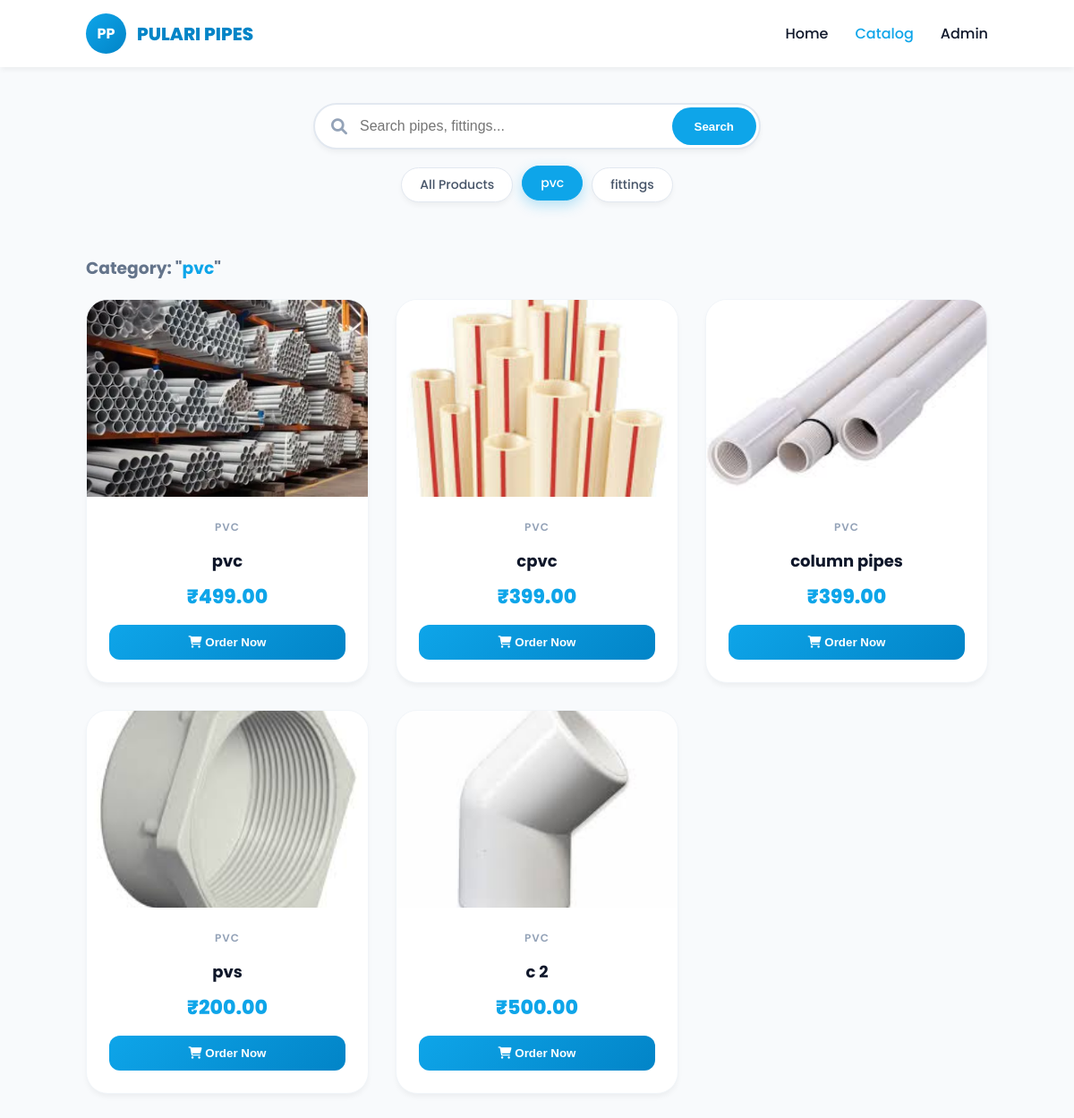
Page /product_page/?category=pvc on the committed database.
### products/models.py (models this page shows, shortened)
class Product(models.Model):
    name = models.CharField(max_length=255) # Pipe Name
    category = models.CharField(max_length=100) # PVC, CPVC, etc.
    price = models.DecimalField(max_digits=10, decimal_places=2)
    stock = models.IntegerField()
    description = models.TextField()
    image = models.ImageField(upload_to='pipes_images/') # Image store panna

### products/views.py (the view)
# urls.py: path('product_page/', views.product_page, name='product_page'),
def product_page(request):
    items = Product.objects.all()
    categories = Product.objects.values_list('category', flat=True).distinct()
    query = request.GET.get('q')
    if query:
        items = items.filter(name__icontains=query)
    category_filter = request.GET.get('category')
    if category_filter and category_filter != 'All':
        items = items.filter(category=category_filter)
    context = {
        'items': items,
        'categories': categories,
        'active_category': category_filter,
        'search_query': query
    }
    return render(request, 'product_page.html', context)

### templates/product_page.html (shortened to what this page needs)
{% load static %}
<!DOCTYPE html>
<html lang="en">
<head>
  <link rel="stylesheet" href="https://cdnjs.cloudflare.com/ajax/libs/font-awesome/6.0.0/css/all.min.css">
</head>
<body>
  <nav>
    <div class="logo-area">
      <div class="logo-circle">PP</div>
      <h2>PULARI PIPES</h2>
    </div>
    <ul>
      <li><a href="{% url 'home' %}">Home</a></li>
      <li><a href="#" style="color:var(--primary)">Catalog</a></li>
      <li><a href="/admin/">Admin</a></li>
    </ul>
  </nav>
  <div class="filter-container">
    <form class="search-box" method="GET" action="">
        <i class="fa-solid fa-search"></i>
        <input type="text" name="q" placeholder="Search pipes, fittings..." value="{{ search_query|default:'' }}">
        <button type="submit">Search</button>
    </form>
    <div class="category-filters">
        <a href="{% url 'product_page' %}" class="cat-btn {% if not active_category %}active{% endif %}">
            All Products
        </a>
        {% for cat in categories %}
            <a href="?category={{ cat }}" class="cat-btn {% if active_category == cat %}active{% endif %}">
                {{ cat }}
            </a>
        {% endfor %}
    </div>
  </div>
  <main class="catalog-section">
    <h3 style="margin-bottom: 20px; color: #64748b;">
        {% if search_query %}
            Search results for: "<span style="color:var(--primary)">{{ search_query }}</span>"
        {% elif active_category %}
            Category: "<span style="color:var(--primary)">{{ active_category }}</span>"
        {% else %}
            All Available Items
        {% endif %}
    </h3>
    <div class="product-grid">
      {% for item in items %}
      <div class="p-card">
        <div class="img-box">
            {% if item.image %}
                <img src="{{ item.image.url }}" alt="{{ item.name }}">
            {% else %}
                <div style="color:#ccc; font-size:40px;"><i class="fa-solid fa-image"></i></div>
            {% endif %}
        </div>
        <div class="card-info">
          <span style="font-size:12px; color:#94a3b8; text-transform:uppercase; letter-spacing:1px; font-weight:600; margin-bottom:5px;">{{ item.category }}</span>
          <h3>{{ item.name }}</h3>
          <span class="price-tag">₹{{ item.price }}</span>
          {% if item.stock > 0 %}
              <button class="buy-btn" onclick="openOrderModal('{{ item.name }}')">
                <i class="fa-solid fa-cart-shopping"></i> Order Now
              </button>
          {% else %}
              <button class="buy-btn disabled" disabled>Out of Stock</button>
          {% endif %}
        </div>
      </div>
      {% endfor %}
    </div>
  </main>
</body>
</html>

### templates/product_page.html (style rules this page uses)
:root { --bg-body: #f8fafc; --card-bg: #ffffff; --primary: #0ea5e9; --primary-dark: #0284c7; --accent: #f59e0b; --text-head: #0f172a; --text-body: #475569; --shadow-sm: 0 4px 6px -1px rgba(0, 0, 0, 0.05); --shadow-lg: 0 20px 25px -5px rgba(0, 0, 0, 0.1); --transition: all 0.4s cubic-bezier(0.4, 0, 0.2, 1); }
* { box-sizing: border-box; outline: none; }
body { margin: 0; font-family: 'Poppins', sans-serif; background-color: var(--bg-body); color: var(--text-body); scroll-behavior: smooth; overflow-x: hidden; }
nav { display: flex; justify-content: space-between; align-items: center; padding: 15px 8%; background: rgba(255, 255, 255, 0.95); position: sticky; top: 0; z-index: 100; box-shadow: var(--shadow-sm); }
.logo-area { display: flex; align-items: center; gap: 12px; }
.logo-circle { width: 45px; height: 45px; border-radius: 50%; background: linear-gradient(135deg, var(--primary), var(--primary-dark)); color: white; font-weight:700; display:flex; align-items:center; justify-content:center; }
.logo-area h2 { font-size: 20px; margin: 0; color: var(--primary-dark); font-weight: 800; }
nav ul { list-style: none; display: flex; gap: 30px; margin: 0; padding: 0; }
nav ul li a { text-decoration: none; color: var(--text-head); font-weight: 500; }
.filter-container { max-width: 1200px; margin: 40px auto 20px; padding: 0 20px; display: flex; flex-direction: column; gap: 20px; align-items: center; }
.search-box { position: relative; width: 100%; max-width: 500px; }
.search-box input { width: 100%; padding: 15px 20px 15px 50px; border-radius: 50px; border: 2px solid #e2e8f0; font-size: 16px; transition: 0.3s; box-shadow: var(--shadow-sm); }
.search-box i { position: absolute; left: 20px; top: 50%; transform: translateY(-50%); color: #94a3b8; font-size: 18px; }
.search-box button { position: absolute; right: 5px; top: 5px; bottom: 5px; border-radius: 40px; border: none; background: var(--primary); color: white; padding: 0 25px; cursor: pointer; font-weight: 600; transition: 0.3s; }
.category-filters { display: flex; gap: 10px; flex-wrap: wrap; justify-content: center; }
.cat-btn { padding: 8px 20px; border-radius: 30px; text-decoration: none; background: white; border: 1px solid #e2e8f0; color: var(--text-body); font-size: 14px; font-weight: 500; transition: 0.3s; box-shadow: var(--shadow-sm); }
.cat-btn:hover, .cat-btn.active { background: var(--primary); color: white; border-color: var(--primary); transform: translateY(-2px); box-shadow: 0 5px 15px rgba(14, 165, 233, 0.3); }
.catalog-section { padding: 20px 8% 80px; }
.product-grid { display: grid; grid-template-columns: repeat(auto-fill, minmax(280px, 1fr)); gap: 30px; }
.p-card { background: var(--card-bg); border-radius: 24px; border: 1px solid #f1f5f9; overflow: hidden; transition: var(--transition); box-shadow: var(--shadow-sm); display: flex; flex-direction: column; }
.img-box { width: 100%; height: 220px; background: #f1f5f9; display: flex; align-items: center; justify-content: center; overflow: hidden; }
.img-box img { width: 100%; height: 100%; object-fit: cover; transition: 0.6s; }
.card-info { padding: 25px; text-align: center; flex-grow: 1; display: flex; flex-direction: column; }
.card-info h3 { margin: 10px 0; font-size: 18px; color: var(--text-head); }
.price-tag { font-size: 22px; font-weight: 800; color: var(--primary); display: block; margin-bottom: 15px; }
.buy-btn { width: 100%; background: linear-gradient(135deg, var(--primary), var(--primary-dark)); color: white; border: none; padding: 12px; border-radius: 12px; cursor: pointer; font-weight: 600; }

### rows in the picture
Product: image (picture), category "PVC", name "pvc", price "499.00"
Product: image (picture), category "PVC", name "cpvc", price "399.00"
Product: image (picture), category "PVC", name "column pipes", price "399.00"
Product: image (picture), category "PVC", name "pvs", price "200.00"
Product: image (picture), category "PVC", name "c 2", price "500.00"

### other values in the picture
{{ cat }} "pvc" "fittings"
{{ active_category }} "pvc"
